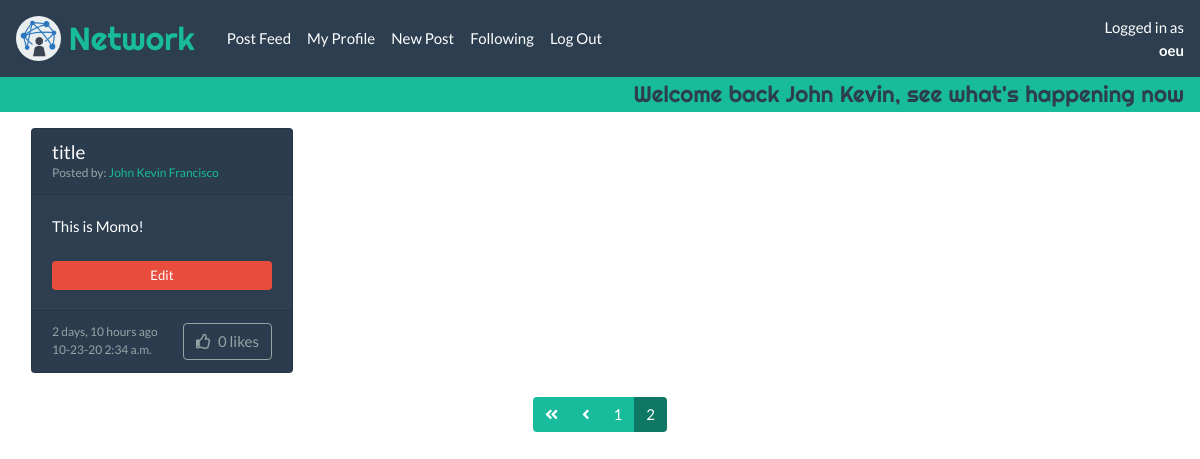
/?page=2 (signed in), run on the app's committed database.
### network/models.py (models this page shows, shortened)
class User(AbstractUser):
    pass

class Post(models.Model):
    owner = models.ForeignKey(
                        User,
                        related_name='posts_posted',
                        on_delete=models.CASCADE,
                    )
    title = models.CharField(
                        max_length=111,
                    )
    text = models.CharField(
                        max_length=555,
                    )
    image = models.ImageField(
                        upload_to='network/',
                        blank=True
                    )
    timestamp = models.DateTimeField(
                        auto_now=True
                    )

### network/views.py (the view)
# urls.py: path("", views.index, name="index"),
def index(request):
    all_posts = (Post.objects.all()
                    .annotate(like_count=Count('likes'))
                    .order_by('-timestamp'))
    liked_posts = None
    owned_posts = None
    if request.user.is_authenticated:
        likes_by_user = (Like.objects.filter(liker=request.user))
        liked_posts = Post.objects.filter(likes__in=likes_by_user)
        owned_posts = Post.objects.filter(owner=request.user)
    paginator = Paginator(all_posts, 10)
    page_number = request.GET.get('page')
    page_obj = paginator.get_page(page_number)
    context = {
        'all_posts': all_posts,
        'liked_posts': liked_posts,
        'owned_posts': owned_posts,
        'page_obj': page_obj,
        'page_number': page_number,
        'page_range': paginator.page_range
    }
    return render(request, "network/index.html", context)

### network/templates/network/index.html
{% extends "network/layout.html" %}
{% load static %}
{% block body %}
<div class="bg-success px-3 py-1 text-right">
    <h4 class="m-0 text-primary">
        {% if user.is_authenticated %}
            Welcome back {{ request.user.first_name }},
        {% else %}
            Hey there,
        {% endif %}
        see what's happening now
    </h4>
</div>
{% include "network/posts-masonry.html" %}
{% endblock %}

### network/templates/network/layout.html (shortened to what this page needs)
{% load static %}
<!DOCTYPE html>
<html lang="en">
    <head>
        <link href="{% static 'network/css/bootstrap.min.css' %}" rel="stylesheet">
        <link href="{% static 'network/css/OverlayScrollbars.min.css' %}" rel="stylesheet">
        <link href="{% static 'network/css/fontawesome-all.min.css' %}" rel="stylesheet">
        <link href="{% static 'network/css/styles.css' %}" rel="stylesheet">
    </head>
    <body>
        <nav class="navbar navbar-expand-sm navbar-dark bg-primary">
            <div class="h-100 d-flex">
                <div class="rounded-circle p-1 bg-light mr-2">
                    <img src="{% static 'network/logo.png' %}" class="img-fluid navbar-logo" alt="">
                </div>
                <div class="my-auto">
                    <a class="font-brand h3 d-block my-auto text-decoration-none mr-4" href="#">Network</a>
                </div>
            </div>
            <div class="collapse navbar-collapse" id="navbar-collapse-content">
              <ul class="navbar-nav mr-auto">
                <div class="navbar-collapse">
                    <li class="nav-item">
                    <a class="nav-link" href="{% url 'index' %}">Post Feed</a>
                    </li>
                    {% if user.is_authenticated %}
                        <li class="nav-item">
                            <a class="nav-link" href="{% url 'user_profile' user.id %}">My Profile</a>
                        </li>
                        <li class="nav-item">
                            <a class="nav-link" href="{% url 'index' %}">New Post</a>
                        </li>
                        <li class="nav-item">
                            <a class="nav-link" href="{% url 'following' %}">Following</a>
                        </li>
                        <li class="nav-item">
                            <a class="nav-link" href="{% url 'logout' %}">Log Out</a>
                        </li>
                    {% endif %}
                </div>
              </ul>
              <ul class="navbar-nav">
                    {% if user.is_authenticated %}
                    <li class="nav-item text-right">
                        <span class="text-white">Logged in as</span>
                        <a class="nav-link p-0" href="{% url 'user_profile' user.id %}"><strong>{{ request.user.username }}</strong></a>
                    </li>
                    {% endif %}
              </ul>
            </div>
          </nav>
        <div class="body">
            {% block body %}
            {% endblock %}
        </div>
    </body>
</html>

### network/templates/network/posts-masonry.html (shortened to what this page needs)
{% load static %}
<div class="m-3">
    <div class="grid">
        {% for post in page_obj %}
            <div class="grid-item col-md-6 col-lg-4 col-xl-3 mb-4">
                <div class="grid-item-content card text-white w-100 bg-primary">
                    <div class="card-header">
                        <div class="h5 mb-0">
                            {{ post.title }}
                        </div>
                        <div class="small text-muted">
                            Posted by:
                            <a href="{% url 'user_profile' post.owner.id %}">{{ post.owner.get_full_name }}</a>
                            <br>
                        </div>
                    </div>
                    <div class="card-body">
                        <div class="text-left post-text prewrap" id="post-text-{{post.id}}">{{post.text}}</div>
                        {% if post in owned_posts and user.is_authenticated %}
                        <div>
                            <button id="edit-save-btn-{{post.id}}"
                                    class="btn btn-danger btn-sm w-100 mt-3"
                                    onclick="edit_post({{post.id}})"
                                    data-toggle="popover-edit-save">Edit</button>
                        </div>
                        {% endif %}
                    </div>
                    <div class="card-footer d-flex justify-content-between">
                        <div class="text-muted small">
                            {{post.timestamp|timesince}} ago
                            <br>
                            {{ post.timestamp|date:"n-d-y g:i a" }}
                        </div>
                        <button {% if user.is_authenticated %}
                                onclick="like_post({{post.id}})"
                                {% endif %}
                                id="like-btn-{{post.id}}"
                                class="h-auto my-auto btn
                                {% if post in liked_posts %}
                                    btn-warning
                                {%else%}
                                    btn-outline-secondary
                                {% endif %}"
                                data-toggle="popover-like"
                                >
                                <span class="mr-1">
                                    <i id="liked-icon-{{post.id}}"
                                       class="{% if post in liked_posts %} fas {%else%} far {%endif%} fa-thumbs-up">
                                    </i>
                                </span>
                                <span id="like-count-{{post.id}}">{{ post.like_count }}</span> likes
                        </button>
                    </div>
                </div>
            </div>
        {% endfor %}
    </div>
</div>
<nav aria-label="Post Page Navigation">
    <div class="pagination">
        <span class="step-links mx-auto">
            <ul class="pagination">
                {% if page_obj.has_previous %}
                    <li class="page-item">
                        <a class="page-link" href="?page=1">
                            <i class="fas fa-angle-double-left"></i>
                        </a>
                    </li>
                    <li class="page-item">
                        <a class="page-link" href="?page={{ page_obj.previous_page_number }}">
                            <i class="fas fa-angle-left"></i>
                        </a>
                    </li>
                {% endif %}
                {% for i in page_range %}
                <li class="page-item {% if i == page_obj.number %} active {% endif %}">
                    <a class="page-link " href="?page={{ i }}">
                        {{ i }}
                    </a>
                </li>
                {% endfor %}
            </ul>
        </span>
    </div>
</nav>

### network/static/network/css/styles.css (style rules this page uses)
.navbar-logo { max-height: 2.3rem; }
.font-brand, h1, h2, h3, h4, h5, h6 { font-family: 'Righteous', cursive; }
.grid-item-content { transition: width 0.3s, height 0.3s; }
.prewrap { white-space: pre-line; }
textarea, .post-text { min-height: 30px; }

### data on the page
User: user.username "oeu", user.first_name "John Kevin"
Post: title "title", owner.get_full_name "John Kevin Francisco", text "This is Momo!", timestamp "2 days, 10 hours", timestamp "10-23-20 2:34 a.m.", like_count "0"

### other printed values
{{ i }} "1" "2"
